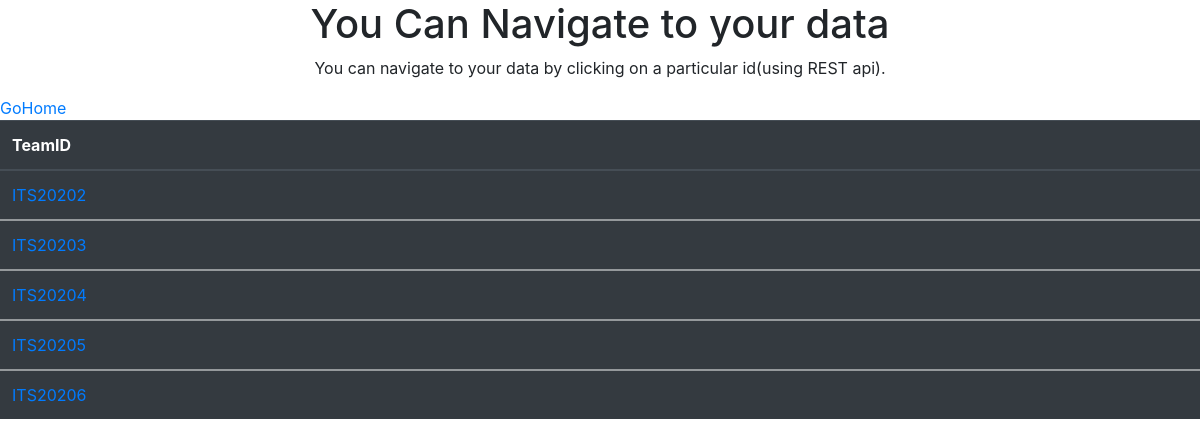
The app's page /navigate with its own data.
### ITSP/models.py (models this page shows, shortened)
class ITSP(models.Model):
    Team=models.CharField(max_length=45)
    memeber1=models.CharField(max_length=100)
    memeber2=models.CharField(max_length=100)
    email1=models.EmailField(max_length=100)
    email2=models.EmailField(max_length=100)
    Topic=models.CharField(max_length=100)
    desc=models.CharField(max_length=250)
    date=models.DateField()

### ITSP/views.py (the view)
# urls.py: path('navigate',views.navigate),
def  navigate(request):
    all_team=ITSP.objects.all()
    return render(request,'navigate.html',{'Teams':all_team})

### templates/navigate.html (shortened to what this page needs)
<!doctype html>
<html lang="en">
  <head>
    <link rel="stylesheet" href="https://stackpath.bootstrapcdn.com/bootstrap/4.5.0/css/bootstrap.min.css">
  </head>
  <body>
  <div >
  <h1 align="center">You Can Navigate to your data</h1>
<p align="center">You can navigate to your data by clicking on a particular id(using REST api).</p>
   <a href="/">GoHome</a>
 </div>
    <table class="table table-dark">
  <thead class="thead-dark">
    <tr>
      <th scope="col">TeamID</th>
    </tr>
  </thead>
  {% for sk in Teams %}
  <tbody>
    <tr>
      <td><a href="/list/{{sk.id}}">ITS2020{{sk.id}}</a></td>
    </tr>
  </tbody>
  {% endfor %}
</table>
  </body>
</html>

### records on screen
ITSP: id "2"
ITSP: id "3"
ITSP: id "4"
ITSP: id "5"
ITSP: id "6"
